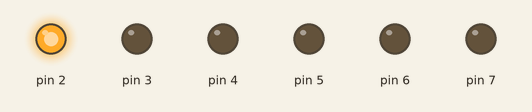
A sketch run on a simulated Arduino Uno, built with avr-gcc and run on an emulated ATmega328P. Shown: output pins drawn as LEDs (lit = HIGH).

Above: at 0.05 s.
At 0.35 s:
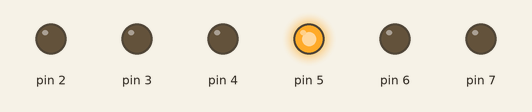
At 0.95 s:
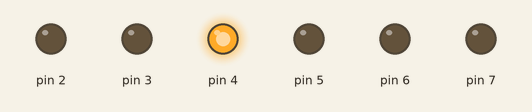
At 1.35 s:
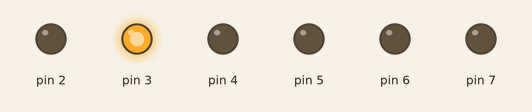
At 1.8 s:
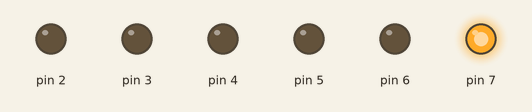
At 2.85 s:
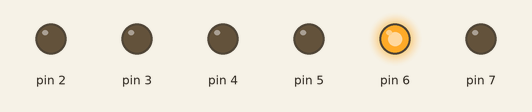
Timing chart, 0 to 3.1 s (numbered marks = the images above):
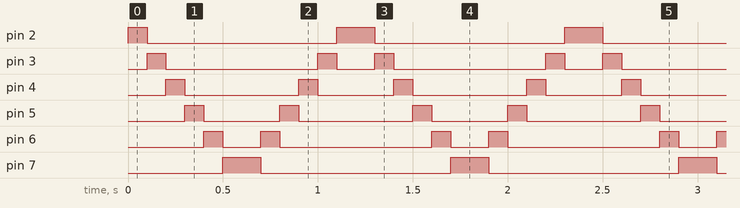

The sketch:

for1.ino
```cpp
void setup()
{
	for(int i=2; i<=7; i++){
	pinMode(i,OUTPUT);
	}
}
void loop()
{
	for(int i=2; i<=7; i++){
	    digitalWrite(i,HIGH);
	    delay(100);
	    digitalWrite(i,LOW);
	}
	for(int d=7; d>=2; d--){
		digitalWrite(d,HIGH);
		delay(100);
		digitalWrite(d,LOW);

	}
}
```

Measured:
- by itself, pin 2: repeats every 1.2 s: LOW 1.0 s, HIGH 0.20 s
- by itself, pin 3: repeats every 1.2 s: LOW 0.80 s, HIGH 0.10 s, LOW 0.20 s, HIGH 0.10 s
- by itself, pin 4: repeats every 1.2 s: LOW 0.60 s, HIGH 0.10 s, LOW 0.40 s, HIGH 0.10 s
- by itself, pin 5: repeats every 1.2 s: LOW 0.40 s, HIGH 0.10 s, LOW 0.60 s, HIGH 0.10 s
- by itself, pin 6: repeats every 1.2 s: LOW 0.20 s, HIGH 0.10 s, LOW 0.80 s, HIGH 0.10 s
- by itself, pin 7: alternates HIGH for 0.20 s and LOW for 1.0 s
